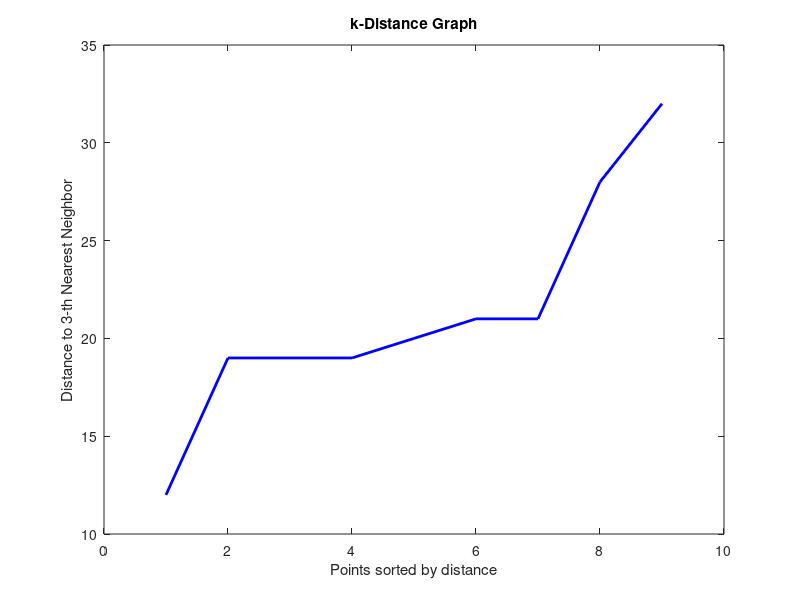
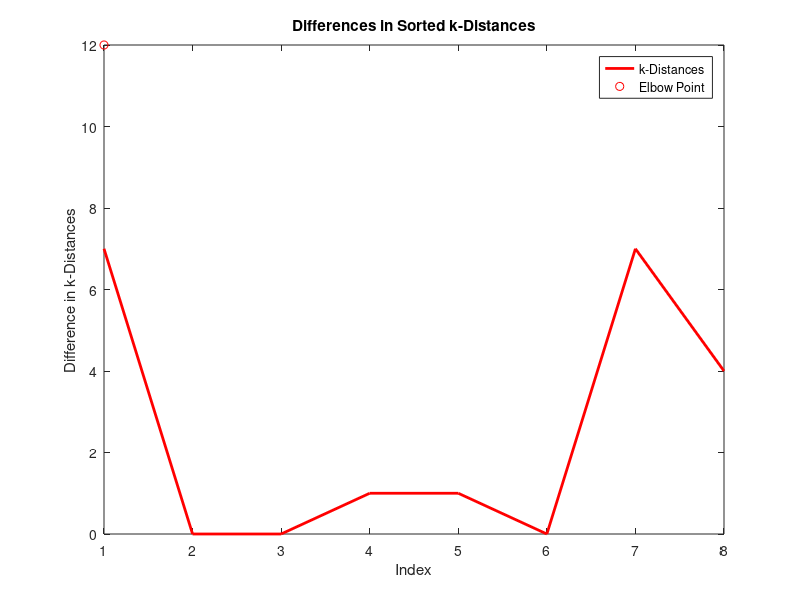

The MATLAB script that drew these images, in order:
clear;
close all;

% Given SOC data
data = [39, 39, 20, 72, 81, 92, 51, 11, 60]';

% Compute pairwise distances
distances = pdist2(data, data);

% Define k value
k = 3; % Example k value

% Extract k-th nearest neighbor distances for each point
sorted_distances = sort(distances, 2); % Sort distances for each point
k_distances = sorted_distances(:, k + 1); % Extract k-th nearest neighbor distances

% Sort the k-th nearest neighbor distances
sorted_k_distances = sort(k_distances);

% Plot the k-distance graph
figure;
plot(sorted_k_distances, 'b-', 'LineWidth', 2);
title('k-Distance Graph');
xlabel('Points sorted by distance');
ylabel(['Distance to ', num2str(k), '-th Nearest Neighbor']);

% Find the "elbow" point
differences = diff(sorted_k_distances);
[~, idx] = max(differences);
elbow_point = sorted_k_distances(idx);

% Display the chosen epsilon value
fprintf('Chosen epsilon (ε) value: %.2f\n', elbow_point);

% Optionally, plot the differences to visualize the elbow detection
figure;
plot(differences, 'r-', 'LineWidth', 2);
title('Differences in Sorted k-Distances');
xlabel('Index');
ylabel('Difference in k-Distances');

% Mark the elbow point on the k-distance graph
hold on;
plot(idx, elbow_point, 'ro');
legend('k-Distances', 'Elbow Point');
hold off;
